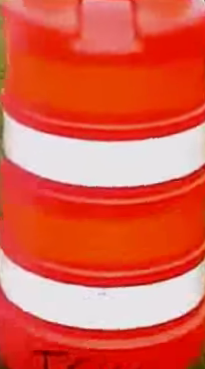
#> input picture Jayanth_AE20B030/barrel1.png, 205 x 369 px
$ python 'Histogram Backprojection.py'
#> lines starting #> are read from the running program, lines starting #| are printed output that depends on the picture; after the words box and inside, x2 and y2 are one past the last pixel; in counts of white or black regions, pixels touching at a corner belong together; pictures that were not available may be replaced by others from this repository, and a replacement may not be noted
import cv2


def back_projection(target):
    target_hsv = cv2.cvtColor(target, cv2.COLOR_BGR2HSV)
    res = cv2.calcBackProject([target_hsv], [0, 1],
                              img_hist, [0, 256, 0, 256], 1)
    disc = cv2.getStructuringElement(cv2.MORPH_ELLIPSE, (5, 5))
    cv2.filter2D(res, -1, disc, res)
    retr, thresh1 = cv2.threshold(res, 50, 255, cv2.THRESH_BINARY)
    retr, thresh2 = cv2.threshold(res, 50, 255, cv2.THRESH_TOZERO)
    retr, thresh3 = cv2.threshold(res, 50, 255, cv2.THRESH_TOZERO_INV)
    final = cv2.merge((thresh1, thresh2, thresh3))
    result = cv2.bitwise_or(final, target)
    return result


img = cv2.imread('barrel1.png')
#> img is the input picture: shape (369, 205, 3); mean B, G, R 74, 93.5, 224.6
img_hsv = cv2.cvtColor(img, cv2.COLOR_BGR2HSV)
#> img_hsv: shape (369, 205, 3); mean H, S, V 41.2, 174, 224.8
img_hist = cv2.calcHist([img_hsv], [0, 1], None, [256, 256], [0, 256, 0, 256])
cv2.normalize(img_hist, img_hist, 0, 255, cv2.NORM_MINMAX)
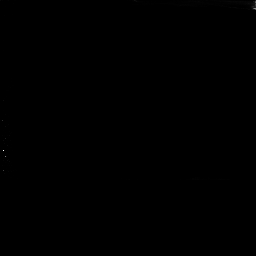
#> img_hist: shape (256, 256) float32; min 0, max 255, mean 0.1
vid = cv2.VideoCapture('srcvideo.mp4')
while vid.isOpened():
    ret, tar = vid.read()
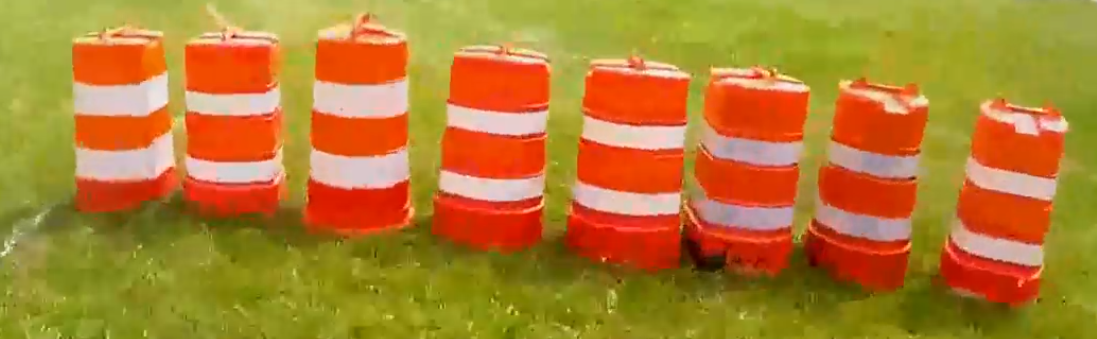
#> input picture Original.png, 1097 x 339 px, given in place of srcvideo.mp4, which was not available
#> tar is the input picture: shape (339, 1097, 3); mean B, G, R 48.3, 126.2, 177.4
    if ret:
        resu = back_projection(tar)
#> in back_projection, `target_hsv = cv2.cvtColor(target, cv2.COLOR_BGR2HSV)`: target_hsv: shape (339, 1097, 3); mean H, S, V 24.5, 190.2, 179.4
#> in back_projection, `retr, thresh1 = cv2.threshold(res, 50, 255, cv2.THRESH_BINARY)`:
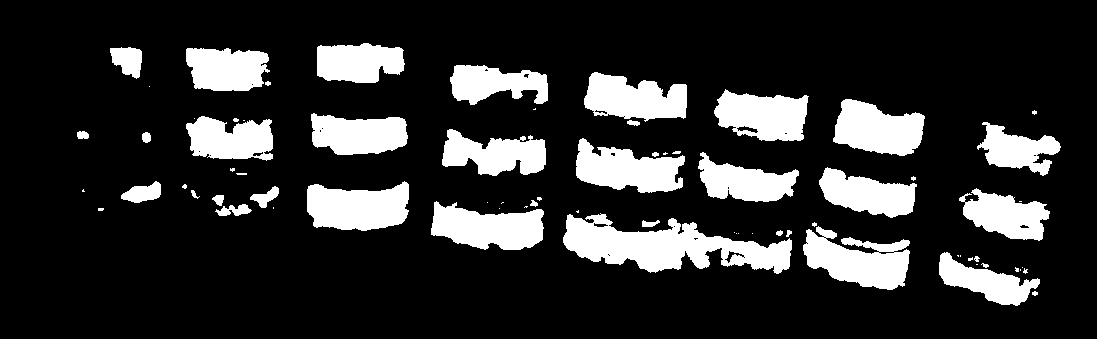
#> thresh1: shape (339, 1097); 18.1% white; 72 white regions (33 under 20 px), largest, box (x1, y1, x2, y2) and area: (563, 213, 792, 274) 7297, (803, 226, 910, 290) 4111, (307, 181, 409, 231) 3900
#> in back_projection, `retr, thresh2 = cv2.threshold(res, 50, 255, cv2.THRESH_TOZERO)`:
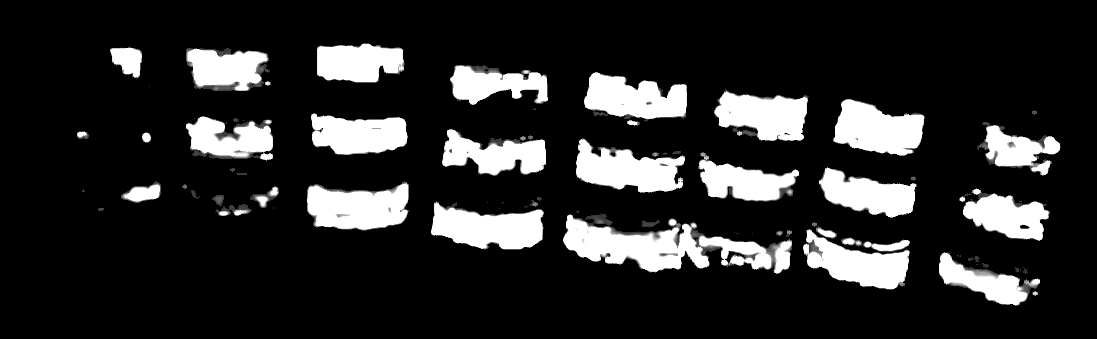
#> thresh2: shape (339, 1097); min 0, max 255, mean 41.7
#> in back_projection, `retr, thresh3 = cv2.threshold(res, 50, 255, cv2.THRESH_TOZERO_INV)`:
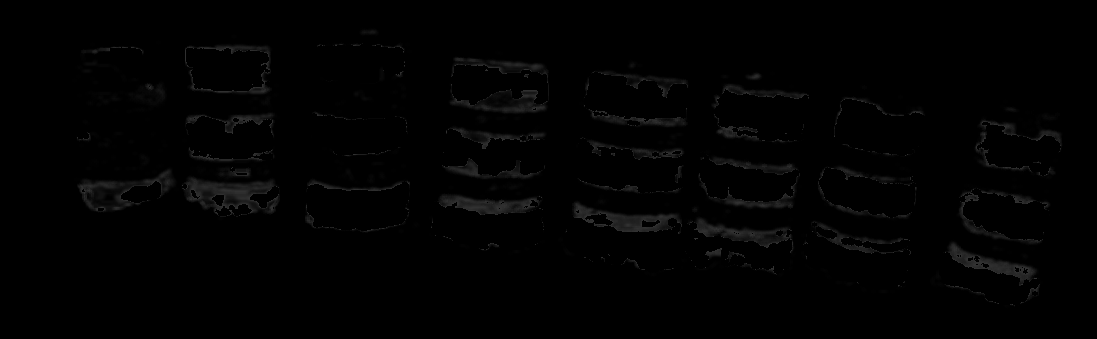
#> thresh3: shape (339, 1097); min 0, max 50, mean 1.9
#> in back_projection, `final = cv2.merge((thresh1, thresh2, thresh3))`:
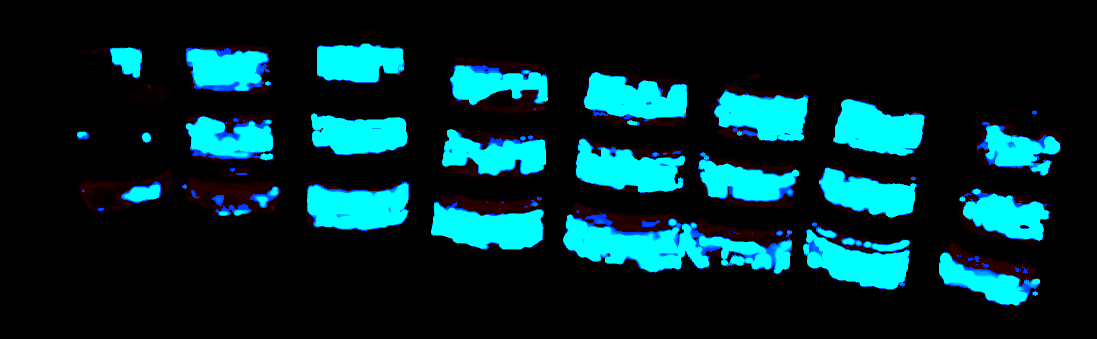
#> final: shape (339, 1097, 3); mean of channels 0, 1, 2 46.2, 41.7, 1.9; drawn as B, G, R
#> in back_projection, `result = cv2.bitwise_or(final, target)`:
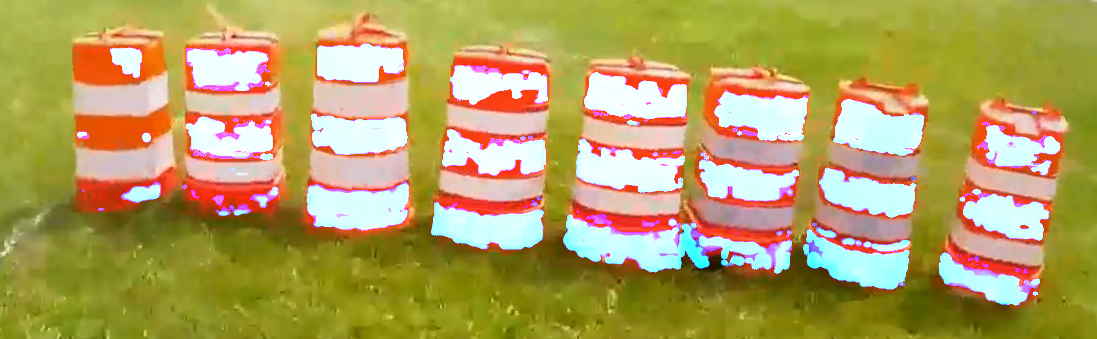
#> result: shape (339, 1097, 3); mean of channels 0, 1, 2 93.9, 159.1, 178.2; drawn as B, G, R
        cv2.imshow("Back Projection", resu)
        if cv2.waitKey(25) == ord('q'):
#> (key q is pressed here)
            break
    else:
        break
